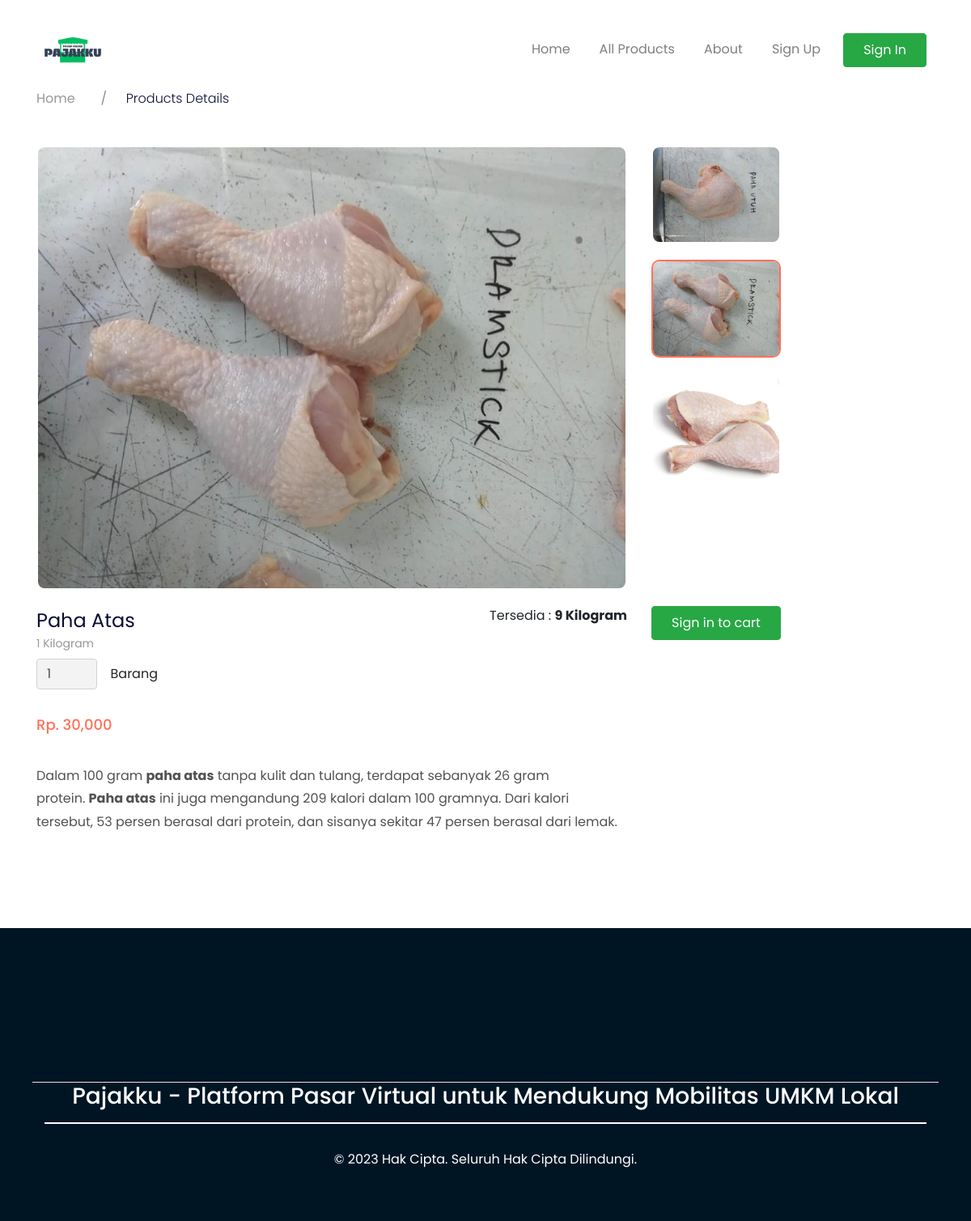
Page /details.php?id=1 on the committed database.
### tables this page shows
CREATE TABLE `products` (
  `id_product` int NOT NULL,
  `product_name` varchar(255) NOT NULL,
  `unit` int NOT NULL,
  `price` varchar(255) NOT NULL,
  `descriptions` text NOT NULL,
  `category_id` int NOT NULL,
  `stock` varchar(255) NOT NULL
);

### config/config.php (called while the page is built, shortened)
<?php
$host = 'localhost';
$user = 'root';
$password = '';
$dbname = 'pajakku';
$conn = mysqli_connect($host, $user, $password, $dbname);
function query($query)
{
    global $conn;
    $result = mysqli_query($conn, $query);
    $rows = [];
    while ($row = mysqli_fetch_assoc($result)) {
        $rows[] = $row;
    }
    return $rows;
}
?>

### details.php (the view, shortened to what this page needs)
<?php
require_once 'config/config.php';
$idProduct = $_GET["id"];
$product = query("SELECT * FROM products WHERE id_product = $idProduct")[0];
?>
<!DOCTYPE html>
<html lang="en">
  <head>
    <link href="https://unpkg.com/aos@2.3.1/dist/aos.css" rel="stylesheet" />
    <link href="assets/style/main.css" rel="stylesheet" />
  </head>
  <body>
    <nav
      class="navbar navbar-expand-lg navbar-light navbar-store fixed-top navbar-fixed-top"
      data-aos="fade-down"
    >
      <div class="container">
        <a href="index.php" class="navbar-brand" title="home">
        <img src="assets/images/icon1.png" style="width: 90px;" alt="logo" />
        </a>
        <div class="collpase navbar-collapse" id="navbarResponsive">
          <ul class="navbar-nav ml-auto">
            <li class="nav-item">
              <a href="index.php" class="nav-link">Home</a>
            </li>
            <li class="nav-item">
              <a href="products.php" class="nav-link">All Products</a>
            </li>
            <li class="nav-item">
              <a href="about.php" class="nav-link">About</a>
            </li>
            <?php
            if (!isset($_SESSION["login"]) && !isset($_SESSION["user"])) : ?>
              <li class="nav-item">
                <a href="register.php" class="nav-link">Sign Up</a>
              </li>
              <li class="nav-item">
                <a
                  href="login.php"
                  class="btn btn-success nav-link px-4 text-white"
                  >Sign In</a
                >
              </li>
            <?php endif;?>
          </ul>
        </div>
      </div>
    </nav>
    <div class="page-content page-details">
      <section
        class="store-breadcrumb"
        data-aos="fade-down"
        data-aos-delay="100"
      >
        <div class="container">
          <div class="row">
            <div class="col-12">
              <nav>
                <ol class="breadcrumb bg-transparent">
                  <li class="breadcrumb-item">
                    <a href="index.php">Home</a>
                  </li>
                  <li class="breadcrumb-item active">Products Details</li>
                </ol>
              </nav>
            </div>
          </div>
        </div>
      </section>
      <section class="store-gallery" id="gallery">
        <div class="container">
          <div class="row">
            <div class="col-lg-8" data-aos="zoom-in">
              <transition name="slide-fade" mode="out-in">
                <img
                  :src="photos[activePhoto].url"
                  :key="photos[activePhoto].id"
                  alt=""
                  class="thumbnail-image w-100"
                />
              </transition>
            </div>
            <div class="col-lg-2">
              <div class="row">
                <div
                  class="col-3 col-lg-12 mt-2 mt-lg-0"
                  v-for="(photo, index) in photos"
                  :key="photo.id"
                  data-aos="zoom-in"
                  data-aos-delay="100"
                >
                  <a href="#" @click="changeActive(index)">
                    <img
                      :src="photo.url"
                      class="w-100 thumbnail-image"
                      :class="{ active: index == activePhoto }"
                      alt=""
                    />
                  </a>
                </div>
              </div>
            </div>
          </div>
        </div>
      </section>
      <div class="store-details-container" data-aos="fade-up">
      <form action="" method="POST">
        <section class="store-heading">
          <div class="container">
            <div class="row">
              <div class="col-lg-8 d-flex justify-content-between">
                <div>
                  <h1><?= $product["product_name"]; ?></h1>
                  <div class="owner"><?= $product["unit"] / 1000; ?> Kilogram</div>
                  <div class="form-group d-flex align-items-center justify-content-between" style="width: 150px;">
                    <input type="number" required name="banyak" id="banyak" class="form-control w-50" value="1" min="0"> Barang
                  </div>
                  <div class="price">Rp. <?= number_format($product["price"]); ?></div>
                </div>
                <div>
                  <p>
                    Tersedia : <strong><?= $product["stock"] / 1000; ?> Kilogram</strong>
                  </p>
                </div>
              </div>
              <?php if (!isset($_SESSION["login"]) && !isset($_SESSION["user"])) : ?>
              <div class="col-lg-2" data-aos="zoom-in">
                  <a
                    href="login.php"
                    class="btn btn-success px-4 text-white btn-block mb-3 py-2"
                  >
                    Sign in to cart
                  </a>
              </div>
              <?php endif; ?>
            </div>
          </div>
        </section>
      </form>
        <section class="store-description">
          <div class="container">
            <div class="row">
              <div class="col-12 col-lg-8">
                <p>
                  <?= $product["descriptions"]; ?>
                </p>
              </div>
            </div>
          </div>
        </section>
      </div>
    </div>
      <section class="counter text-white" style="background-color: #001524; padding: 40px; margin-top: 100px;" id="counter">
  <footer >
    <div class="container-fluid">
      <div class="row">
        <div class="col-12 text-center">
          <h3 style="background-color: #001524; border-bottom: 2px solid white; " class="pb-3">Pajakku - Platform Pasar Virtual untuk Mendukung Mobilitas UMKM Lokal</h3>
          <p class="pt-4 pb-2 text-white"> &copy; 2023 Hak Cipta. Seluruh Hak Cipta Dilindungi.</p>
        </div>
      </div>
    </div>
  </footer>
</section>
  </body>
</html>

### rows in the picture
products: product_name "Paha Atas", $product['unit']/1000 "1", price "30,000", $product['stock']/1000 "9", descriptions "Dalam 100 gram paha atas tanpa kulit dan tulang, terdapat sebanyak 26 gram protein. Paha atas ini juga mengandung 209 kalori dalam 100 gramnya. Dari kalori tersebut, 53 persen berasal dari protein, dan sisanya sekitar 47 persen berasal dari lemak."
